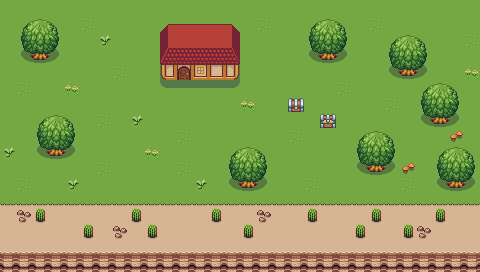

This is a level from a 2D game, rendered from its Tiled map with the project's own tilesets. A one-line summary and the complete map file follow:
An orthogonal 30x17 tile map with 16x16 px tiles, 5 tile layers (Floor, Ground, Shadow, Struct, ...).

<map version="1.10" tiledversion="1.11.0" orientation="orthogonal" renderorder="right-down" width="30" height="17" tilewidth="16" tileheight="16" infinite="0" nextlayerid="6" nextobjectid="1">
 <editorsettings>
  <export target="WorldMap.lua" format="lua" />
 </editorsettings>
 <tileset firstgid="1" source="Exterior.tsx" />
 <layer id="1" name="Floor" width="30" height="17">
  <data encoding="csv">
125,125,125,125,125,125,125,125,125,125,125,125,125,125,125,125,125,125,125,125,125,125,125,125,125,125,125,125,125,125,
125,125,125,125,125,125,125,125,125,125,125,125,125,125,125,125,125,125,125,125,125,125,125,125,125,125,125,125,125,125,
125,125,125,125,125,125,125,125,125,125,125,125,125,125,125,125,125,125,125,125,125,125,125,125,125,125,125,125,125,125,
125,125,125,125,125,125,125,125,125,125,125,125,125,125,125,125,125,125,125,125,125,125,125,125,125,125,125,125,125,125,
125,125,125,125,125,125,125,125,125,125,125,125,125,125,125,125,125,125,125,125,125,125,125,125,125,125,125,125,125,125,
125,125,125,125,125,125,125,125,125,125,125,125,125,125,125,125,125,125,125,125,125,125,125,125,125,125,125,125,125,125,
125,125,125,125,125,125,125,125,125,125,125,125,125,125,125,125,125,125,125,125,125,125,125,125,125,125,125,125,125,125,
125,125,125,125,125,125,125,125,125,125,125,125,125,125,125,125,125,125,125,125,125,125,125,125,125,125,125,125,125,125,
125,125,125,125,125,125,125,125,125,125,125,125,125,125,125,125,125,125,125,125,125,125,125,125,125,125,125,125,125,125,
125,125,125,125,125,125,125,125,125,125,125,125,125,125,125,125,125,125,125,125,125,125,125,125,125,125,125,125,125,125,
125,125,125,125,125,125,125,125,125,125,125,125,125,125,125,125,125,125,125,125,125,125,125,125,125,125,125,125,125,125,
125,125,125,125,125,125,125,125,125,125,125,125,125,125,125,125,125,125,125,125,125,125,125,125,125,125,125,125,125,125,
125,125,125,125,125,125,125,125,125,125,125,125,125,125,125,125,125,125,125,125,125,125,125,125,125,125,125,125,125,125,
125,125,125,125,125,125,125,125,125,125,125,125,125,125,125,125,125,125,125,125,125,125,125,125,125,125,125,125,125,125,
125,125,125,125,125,125,125,125,125,125,125,125,125,125,125,125,125,125,125,125,125,125,125,125,125,125,125,125,125,125,
125,125,125,125,125,125,125,125,125,125,125,125,125,125,125,125,125,125,125,125,125,125,125,125,125,125,125,125,125,125,
125,125,125,125,125,125,125,125,125,125,125,125,125,125,125,125,125,125,125,125,125,125,125,125,125,125,125,125,125,125
</data>
 </layer>
 <layer id="2" name="Ground" width="30" height="17">
  <data encoding="csv">
4,4,4,4,4,4,4,4,4,4,4,4,4,4,4,4,4,4,4,4,4,4,4,4,4,4,4,4,4,4,
4,4,4,4,4,79,4,4,4,4,4,4,4,4,4,4,79,4,4,4,4,4,4,79,4,4,4,4,4,4,
4,4,4,4,4,4,4,4,4,4,4,4,4,4,4,4,4,4,4,4,4,4,4,4,4,4,4,4,4,79,
4,4,4,4,4,4,4,4,4,4,4,4,4,4,4,4,4,4,4,4,4,4,4,4,4,4,4,4,4,4,
4,4,4,4,4,4,4,79,4,4,4,4,4,4,4,4,4,4,4,4,4,4,4,4,4,4,4,4,4,209,
4,79,4,4,209,4,4,4,4,4,4,4,4,4,4,4,4,4,4,4,4,79,4,4,4,4,4,4,4,4,
4,4,4,4,4,4,4,4,4,4,4,4,4,4,4,209,4,4,4,4,4,4,4,4,79,4,4,4,4,4,
4,4,4,4,4,4,79,4,4,4,4,4,4,4,4,4,4,4,4,4,4,4,4,4,4,4,4,4,4,4,
4,4,4,4,4,4,4,4,4,4,4,79,4,4,4,4,4,4,79,4,4,4,4,4,4,4,4,4,4,4,
4,4,4,4,4,4,4,4,4,209,4,4,4,4,4,4,4,4,4,4,4,4,4,4,4,4,4,4,4,4,
4,4,4,4,4,4,79,4,4,4,4,79,4,4,4,4,4,4,4,4,4,4,4,4,4,4,4,4,4,4,
4,79,4,4,4,4,4,4,4,4,4,4,4,4,4,4,4,4,4,79,4,4,4,4,4,79,4,4,4,4,
6,6,6,6,6,6,6,6,6,6,6,6,6,6,6,6,6,6,6,6,6,6,6,6,6,6,6,6,6,6,
157,157,157,157,157,157,157,157,157,157,157,157,157,157,157,157,157,157,157,157,157,157,157,157,157,157,157,157,157,157,
157,157,157,157,157,157,157,157,157,157,157,157,157,157,157,157,157,157,157,157,157,157,157,157,157,157,157,157,157,157,
159,159,159,159,159,159,159,159,159,159,159,159,159,159,159,159,159,159,159,159,159,159,159,159,159,159,159,159,159,159,
207,207,207,207,207,207,207,207,207,207,207,207,207,207,207,207,207,207,207,207,207,207,207,207,207,207,207,207,207,207
</data>
 </layer>
 <layer id="3" name="Shadow" width="30" height="17">
  <data encoding="csv">
0,0,0,0,0,0,0,0,0,0,0,0,0,0,0,0,0,0,0,0,0,0,0,0,0,0,0,0,0,0,
0,0,0,0,0,0,0,0,0,0,0,0,0,0,0,0,0,0,0,0,0,0,0,0,0,0,0,0,0,0,
0,0,0,0,0,0,0,0,0,0,184,185,185,185,186,0,0,0,0,0,0,0,0,0,0,0,0,0,0,0,
0,0,0,0,0,0,0,0,0,0,184,185,185,185,186,0,0,0,0,0,0,0,0,0,0,0,0,0,0,0,
0,0,0,0,0,0,0,0,0,0,184,185,185,185,186,0,0,0,0,0,0,0,0,0,0,0,0,0,0,0,
0,0,0,0,0,0,0,0,0,0,218,219,219,219,220,0,0,0,0,0,0,0,0,0,0,0,0,0,0,0,
0,0,0,0,0,0,0,0,0,0,0,0,0,0,0,0,0,0,0,0,0,0,0,0,0,0,0,0,0,0,
0,0,0,0,0,0,0,0,0,0,0,0,0,0,0,0,0,0,0,0,0,0,0,0,0,0,0,0,0,0,
0,0,0,0,0,0,0,0,0,0,0,0,0,0,0,0,0,0,0,0,0,0,0,0,0,0,0,0,0,0,
0,0,0,0,0,0,0,0,0,0,0,0,0,0,0,0,0,0,0,0,0,0,0,0,0,0,0,0,0,0,
0,0,0,0,0,0,0,0,0,0,0,0,0,0,0,0,0,0,0,0,0,0,0,0,0,0,0,0,0,0,
0,0,0,0,0,0,0,0,0,0,0,0,0,0,0,0,0,0,0,0,0,0,0,0,0,0,0,0,0,0,
0,0,0,0,0,0,0,0,0,0,0,0,0,0,0,0,0,0,0,0,0,0,0,0,0,0,0,0,0,0,
0,0,0,0,0,0,0,0,0,0,0,0,0,0,0,0,0,0,0,0,0,0,0,0,0,0,0,0,0,0,
0,0,0,0,0,0,0,0,0,0,0,0,0,0,0,0,0,0,0,0,0,0,0,0,0,0,0,0,0,0,
0,0,0,0,0,0,0,0,0,0,0,0,0,0,0,0,0,0,0,0,0,0,0,0,0,0,0,0,0,0,
0,0,0,0,0,0,0,0,0,0,0,0,0,0,0,0,0,0,0,0,0,0,0,0,0,0,0,0,0,0
</data>
 </layer>
 <layer id="4" name="Struct" width="30" height="17">
  <data encoding="csv">
0,0,0,0,0,0,0,0,0,0,0,0,0,0,0,0,0,0,0,0,0,0,0,0,0,0,0,0,0,0,
0,117,118,119,0,0,0,0,0,0,13,14,15,16,17,0,0,0,0,117,118,119,0,0,0,0,0,0,0,0,
0,134,135,136,0,0,212,0,0,0,30,31,32,33,34,0,0,0,0,134,135,136,0,0,117,118,119,0,0,0,
0,151,152,153,0,0,0,0,0,0,47,48,49,50,51,0,0,0,0,151,152,153,0,0,134,135,136,0,0,0,
0,0,0,0,0,0,0,0,0,0,64,65,66,67,68,0,0,0,0,0,0,0,0,0,151,152,153,0,0,0,
0,0,0,0,0,0,0,0,0,0,0,0,0,0,0,0,0,0,0,0,0,0,0,0,0,0,117,118,119,0,
0,0,0,0,0,0,0,0,0,0,0,0,0,0,0,0,0,0,115,0,0,0,0,0,0,0,134,135,136,0,
0,0,117,118,119,0,0,0,212,0,0,0,0,0,0,0,0,0,0,0,116,0,0,0,0,0,151,152,153,0,
0,0,134,135,136,0,0,0,0,0,0,0,0,0,0,0,0,0,0,0,0,0,117,118,119,0,0,0,213,0,
212,0,151,152,153,0,0,0,0,0,0,0,0,0,117,118,119,0,0,0,0,0,134,135,136,0,0,117,118,119,
0,0,0,0,0,0,0,0,0,0,0,0,0,0,134,135,136,0,0,0,0,0,151,152,153,213,0,134,135,136,
0,0,0,0,212,0,0,0,0,0,0,0,212,0,151,152,153,0,0,0,0,0,0,0,0,0,0,151,152,153,
0,0,0,0,0,0,0,0,0,0,0,0,0,0,0,0,0,0,0,0,0,0,0,0,0,0,0,0,0,0,
0,162,26,0,0,0,0,0,26,0,0,0,0,26,0,0,162,0,0,26,0,0,0,26,0,0,0,26,0,0,
0,0,0,0,0,26,0,162,0,26,0,0,0,0,0,26,0,0,0,0,0,0,26,0,0,26,162,0,0,0,
0,0,0,0,0,0,0,0,0,0,0,0,0,0,0,0,0,0,0,0,0,0,0,0,0,0,0,0,0,0,
0,0,0,0,0,0,0,0,0,0,0,0,0,0,0,0,0,0,0,0,0,0,0,0,0,0,0,0,0,0
</data>
 </layer>
 <layer id="5" name="Object" width="30" height="17">
  <data encoding="csv">
0,0,0,0,0,0,0,0,0,0,0,0,0,0,0,0,0,0,0,0,0,0,0,0,0,0,0,0,0,0,
0,0,0,0,0,0,0,0,0,0,0,0,0,0,0,0,0,0,0,0,0,0,0,0,0,0,0,0,0,0,
0,0,0,0,0,0,0,0,0,0,0,0,0,0,0,0,0,0,0,0,0,0,0,0,0,0,0,0,0,0,
0,0,0,0,0,0,0,0,0,0,0,0,0,0,0,0,0,0,0,0,0,0,0,0,0,0,0,0,0,0,
0,0,0,0,0,0,0,0,0,0,0,149,0,0,0,0,0,0,0,0,0,0,0,0,0,0,0,0,0,0,
0,0,0,0,0,0,0,0,0,0,0,0,0,0,0,0,0,0,0,0,0,0,0,0,0,0,0,0,0,0,
0,0,0,0,0,0,0,0,0,0,0,0,0,0,0,0,0,0,0,0,0,0,0,0,0,0,0,0,0,0,
0,0,0,0,0,0,0,0,0,0,0,0,0,0,0,0,0,0,0,0,0,0,0,0,0,0,0,0,0,0,
0,0,0,0,0,0,0,0,0,0,0,0,0,0,0,0,0,0,0,0,0,0,0,0,0,0,0,0,0,0,
0,0,0,0,0,0,0,0,0,0,0,0,0,0,0,0,0,0,0,0,0,0,0,0,0,0,0,0,0,0,
0,0,0,0,0,0,0,0,0,0,0,0,0,0,0,0,0,0,0,0,0,0,0,0,0,0,0,0,0,0,
0,0,0,0,0,0,0,0,0,0,0,0,0,0,0,0,0,0,0,0,0,0,0,0,0,0,0,0,0,0,
0,0,0,0,0,0,0,0,0,0,0,0,0,0,0,0,0,0,0,0,0,0,0,0,0,0,0,0,0,0,
0,0,0,0,0,0,0,0,0,0,0,0,0,0,0,0,0,0,0,0,0,0,0,0,0,0,0,0,0,0,
0,0,0,0,0,0,0,0,0,0,0,0,0,0,0,0,0,0,0,0,0,0,0,0,0,0,0,0,0,0,
0,0,0,0,0,0,0,0,0,0,0,0,0,0,0,0,0,0,0,0,0,0,0,0,0,0,0,0,0,0,
0,0,0,0,0,0,0,0,0,0,0,0,0,0,0,0,0,0,0,0,0,0,0,0,0,0,0,0,0,0
</data>
 </layer>
</map>
